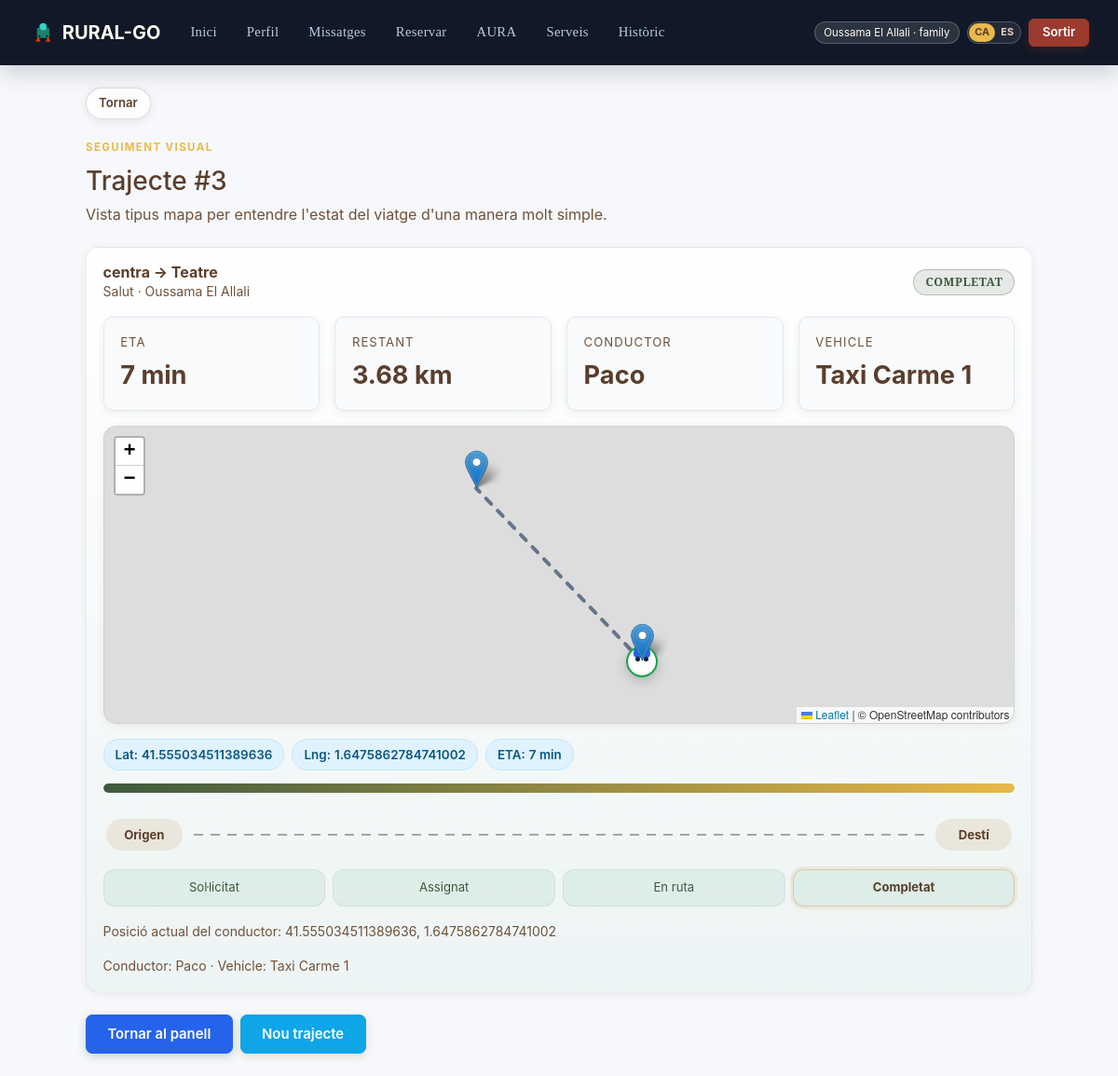
Page /track/3 (signed in) on the committed database.
### app.py (models this page shows)
class User(db.Model):
    id = db.Column(db.Integer, primary_key=True)
    username = db.Column(db.String(80), unique=True, nullable=False)
    full_name = db.Column(db.String(120), nullable=False)
    phone = db.Column(db.String(32), nullable=False)
    password_hash = db.Column(db.String(255), nullable=False)
    role = db.Column(db.String(20), default='family', nullable=False)
    profile_photo = db.Column(db.String(240), nullable=True)
    last_seen_at = db.Column(db.DateTime, nullable=True)
    online_visible = db.Column(db.Boolean, default=True)
    created_at = db.Column(db.DateTime, default=utc_now)

class Ride(db.Model):
    id = db.Column(db.Integer, primary_key=True)
    requester = db.Column(db.String(120))
    phone = db.Column(db.String(32))
    service_type = db.Column(db.String(64))
    origin = db.Column(db.String(200))
    destination = db.Column(db.String(200))
    wheelchair = db.Column(db.Boolean, default=False)
    vulnerable = db.Column(db.Boolean, default=False)
    viva_pass = db.Column(db.Boolean, default=False)
    support_needs = db.Column(db.Text, default='')
    distance_km = db.Column(db.Float, default=0.0)
    price = db.Column(db.Float, default=0.0)
    status = db.Column(db.String(32), default='pending')
    assigned_vehicle = db.Column(db.Integer, db.ForeignKey('vehicle.id'), nullable=True)
    preferred_driver_id = db.Column(db.Integer, db.ForeignKey('user.id'), nullable=True)
    created_at = db.Column(db.DateTime, default=utc_now)

class Vehicle(db.Model):
    id = db.Column(db.Integer, primary_key=True)
    name = db.Column(db.String(64))
    wheelchair = db.Column(db.Boolean, default=False)

class RideLocation(db.Model):
    id = db.Column(db.Integer, primary_key=True)
    ride_id = db.Column(db.Integer, db.ForeignKey('ride.id'), unique=True, nullable=False)
    driver_id = db.Column(db.Integer, db.ForeignKey('user.id'), nullable=False)
    latitude = db.Column(db.Float, nullable=False)
    longitude = db.Column(db.Float, nullable=False)
    speed_kmh = db.Column(db.Float, default=28.0)
    heading = db.Column(db.String(32), default='north-east')
    updated_at = db.Column(db.DateTime, default=utc_now)

### app.py (the view)
@app.route('/track/<int:ride_id>')
@login_required
def track_ride(ride_id):
    current_user = get_current_user()
    ride = Ride.query.get_or_404(ride_id)
    has_access = get_ride_access(current_user, ride)
    if not has_access:
        flash('No tens permís per veure aquest trajecte.', 'danger')
        return redirect(url_for('dashboard'))
    assigned_driver = get_assigned_driver(ride)
    vehicle = db.session.get(Vehicle, ride.assigned_vehicle) if ride.assigned_vehicle else None
    tracker = build_ride_tracker(ride)
    client = get_ride_client(ride)
    rating_context = build_rating_context(ride, current_user)
    return render_template(
        'track.html',
        ride=ride,
        assigned_driver=assigned_driver,
        vehicle=vehicle,
        tracker=tracker,
        rating_context=rating_context,
        client=client,
    )

### app.py (called while the page is built)
def get_current_lang():
    return session.get('lang', 'ca')

def translate(label, lang=None):
    lang = lang or get_current_lang()
    return TRANSLATIONS.get(lang, TRANSLATIONS['ca']).get(label, label)

def get_ride_client(ride: Ride):
    booking = Booking.query.filter_by(ride_id=ride.id).first()
    if not booking:
        return None
    return db.session.get(User, booking.user_id)

def get_unread_count(user):
    if not user:
        return 0
    try:
        q = Message.query.filter(Message.seen == False)
    except OperationalError:
        try:
            db.session.rollback()
        except Exception:
            pass
        ensure_message_seen_column()
        q = Message.query.filter(Message.seen == False)
    if user.role in ('admin',):
        q = q.filter(or_(Message.recipient_role == 'staff', Message.recipient_role == user.role, Message.recipient_user_id == user.id))
    else:
        q = q.filter(Message.recipient_user_id == user.id)
    return q.count()

def haversine_km(lat1, lon1, lat2, lon2):
    radius = 6371.0
    lat1_rad = math.radians(lat1)
    lon1_rad = math.radians(lon1)
    lat2_rad = math.radians(lat2)
    lon2_rad = math.radians(lon2)
    delta_lat = lat2_rad - lat1_rad
    delta_lon = lon2_rad - lon1_rad
    a = math.sin(delta_lat / 2) ** 2 + math.cos(lat1_rad) * math.cos(lat2_rad) * math.sin(delta_lon / 2) ** 2
    c = 2 * math.atan2(math.sqrt(a), math.sqrt(1 - a))
    return radius * c

def get_active_assignment(ride: Ride):
    assignment = RideAssignment.query.filter_by(ride_id=ride.id).first()
    if not assignment:
        return None
    return assignment

def get_assigned_driver(ride: Ride):
    assignment = get_active_assignment(ride)
    if not assignment:
        return None
    return db.session.get(User, assignment.driver_id)

def get_assigned_driver_label(ride: Ride):
    assignment = get_active_assignment(ride)
    if not assignment:
        return translate('Pending')
    driver = db.session.get(User, assignment.driver_id)
    return driver.full_name if driver else translate('Deleted driver')

def serialize_ride_location(location: RideLocation):
    if not location:
        return None
    return {
        'latitude': location.latitude,
        'longitude': location.longitude,
        'speed_kmh': location.speed_kmh,
        'heading': location.heading,
        'updated_at': location.updated_at.isoformat() if location.updated_at else None,
    }

### templates/track.html (shortened to what this page needs)
{% extends 'base.html' %}
{% block content %}
  <div class="page-header">
    <span class="eyebrow">Seguiment visual</span>
    <h2>Trajecte #{{ ride.id }}</h2>
    <p>Vista tipus mapa per entendre l'estat del viatge d'una manera molt simple.</p>
  </div>
  <div class="tracking-board mb-4">
    <div class="tracking-head">
      <div>
        <h5 class="mb-0">{{ ride.origin }} → {{ ride.destination }}</h5>
        <div class="text-muted small">{{ ride.service_type }} · {{ ride.requester }}</div>
      </div>
      <span class="status-badge {% if ride.status == 'pending' %}status-pending{% else %}status-assigned{% endif %}">{{ tracker.current_label }}</span>
    </div>
    <div class="stats-grid mt-3 mb-0">
      <div class="stat-card"><span>ETA</span><strong>{% if tracker.eta_minutes %}{{ tracker.eta_minutes }} min{% else %}-{% endif %}</strong></div>
      <div class="stat-card"><span>Restant</span><strong>{% if tracker.distance_km %}{{ tracker.distance_km }} km{% else %}-{% endif %}</strong></div>
      <div class="stat-card"><span>Conductor</span><strong>{{ assigned_driver.full_name if assigned_driver else 'pendent' }}</strong></div>
      <div class="stat-card"><span>Vehicle</span><strong>{{ vehicle.name if vehicle else 'pendent' }}</strong></div>
    </div>
    <div id="trackMap" class="map-view mt-3"></div>
    <div class="d-flex flex-wrap gap-2 mt-3">
      <div class="chip">Lat: <span id="liveLat">{% if tracker.location %}{{ tracker.location.latitude }}{% else %}-{% endif %}</span></div>
      <div class="chip">Lng: <span id="liveLng">{% if tracker.location %}{{ tracker.location.longitude }}{% else %}-{% endif %}</span></div>
      <div class="chip">ETA: <span id="liveEta">{% if tracker.eta_minutes %}{{ tracker.eta_minutes }} min{% else %}-{% endif %}</span></div>
    </div>
    <div class="tracker-bar"><span style="width: {{ tracker.progress_percent }}%;"></span></div>
    <div class="tracker-map">
      <div class="tracker-origin">Origen</div>
      <div class="tracker-route"></div>
      <div class="tracker-destination">Destí</div>
    </div>
    <div class="tracker-mini mt-3">
      {% for step in tracker.steps %}
        <div class="tracker-node {% if step.done %}done{% endif %} {% if step.active %}active{% endif %}">{{ step.label }}</div>
      {% endfor %}
    </div>
    <div class="mt-3 small text-muted">
      {% if tracker.location %}
        Posició actual del conductor: {{ tracker.location.latitude }}, {{ tracker.location.longitude }}
      {% endif %}
    </div>
    <div class="mt-3 small text-muted">
      {% if assigned_driver %}Conductor: {{ assigned_driver.full_name }}{% endif %}
      {% if vehicle %} · Vehicle: {{ vehicle.name }}{% endif %}
    </div>
  </div>
  <div class="d-flex flex-wrap gap-2">
    <a class="btn btn-primary" href="/dashboard">Tornar al panell</a>
    <a class="btn btn-warning" href="/book">Nou trajecte</a>
  </div>
  <link rel="stylesheet" href="https://cdn.jsdelivr.net/npm/leaflet@1.9.4/dist/leaflet.css" />
{% endblock %}

### templates/base.html (shortened to what this page needs)
<!doctype html>
<html lang="{{ current_lang|default('ca') }}">
  <head>
    <link href="https://cdn.jsdelivr.net/npm/bootstrap@5.3.0/dist/css/bootstrap.min.css" rel="stylesheet">
    <link href="{{ url_for('static', filename='style.css') }}" rel="stylesheet">
  </head>
  {% set user_role = current_user.role if current_user else '' %}
  {% set has_active_driver_route = driver_has_active_route|default(false) %}
  {% set active_driver_ride_id = driver_active_ride_id|default('') %}
  <body
    data-user-role="{{ user_role }}"
    data-driver-has-active-route="{{ 1 if has_active_driver_route else 0 }}"
    data-driver-active-ride-id="{{ active_driver_ride_id }}"
  >
    <nav class="navbar navbar-expand-lg navbar-dark sticky-top">
      <div class="container-fluid">
        <a class="navbar-brand" href="/">
          <img class="brand-logo" src="{{ url_for('static', filename='logo.png') }}" alt="Rural-GO logo">
          <span>RURAL-GO</span>
        </a>
        <div class="collapse navbar-collapse" id="mainNav">
          <ul class="navbar-nav me-auto">
            {% if current_user %}
              <li class="nav-item"><a class="nav-link" href="/dashboard">{{ _('Home') }}</a></li>
              <li class="nav-item"><a class="nav-link" href="/profile">{{ _('Profile') }}</a></li>
              <li class="nav-item">
                <a class="nav-link nav-message-link" href="/messages">
                  {{ _('Messages') }}
                </a>
              </li>
              {% if current_user.role in ['family', 'admin'] %}
                <li class="nav-item"><a class="nav-link" href="/book">Reservar</a></li>
                <li class="nav-item"><a class="nav-link" href="/aura">AURA</a></li>
              {% endif %}
              <li class="nav-item"><a class="nav-link" href="/services">{{ _('Services') }}</a></li>
              {% if current_user.role in ['family', 'driver', 'admin'] %}
                <li class="nav-item"><a class="nav-link" href="/rides">{{ _('History') }}</a></li>
              {% endif %}
{% else %}
               <li class="nav-item"><a class="nav-link" href="/login">{% if current_lang == 'es' %}Entrar{% else %}Entrar{% endif %}</a></li>
               <li class="nav-item"><a class="nav-link" href="/register">{% if current_lang == 'es' %}Registrarse{% else %}Registrar-se{% endif %}</a></li>
             {% endif %}
          </ul>
          <div class="d-flex align-items-center gap-2">
            {% if current_user %}
              <span class="user-pill">{{ current_user.full_name }} · {{ current_user.role }}</span>
              <div class="language-switch" aria-label="Idioma">
                <a class="{% if current_lang == 'ca' %}active{% endif %}" href="/language/ca">CA</a>
                <a class="{% if current_lang == 'es' %}active{% endif %}" href="/language/es">ES</a>
              </div>
              <a class="btn btn-sm btn-danger" href="/logout">{{ _('Logout') }}</a>
            {% endif %}
          </div>
        </div>
      </div>
    </nav>
    <main class="container app-shell py-4">
      {% if current_user and request.path not in ['/', '/login', '/register', '/dashboard'] %}
        <div class="mb-3">
          <a id="backBtn" class="btn btn-sm btn-outline-secondary back-link" href="#">{{ _('Back') }}</a>
        </div>
      {% endif %}
      {% block content %}{% endblock %}
    </main>
  </body>
</html>

### rows in the picture
User: full_name "Oussama El Allali", role "family"
Ride: id "3", origin "centra", destination "Teatre", service_type "Salut", requester "Oussama El Allali"
User: full_name "Paco"
Vehicle: name "Taxi Carme 1"
RideLocation: location.latitude "41.555034511389636", location.longitude "1.6475862784741002"

### other values in the picture
{{ tracker.current_label }} "COMPLETAT"
{{ tracker.eta_minutes }} "7"
{{ tracker.distance_km }} "3.68"
{{ step.label }} "Sol·licitat" "Assignat" "En ruta" "Completat"
